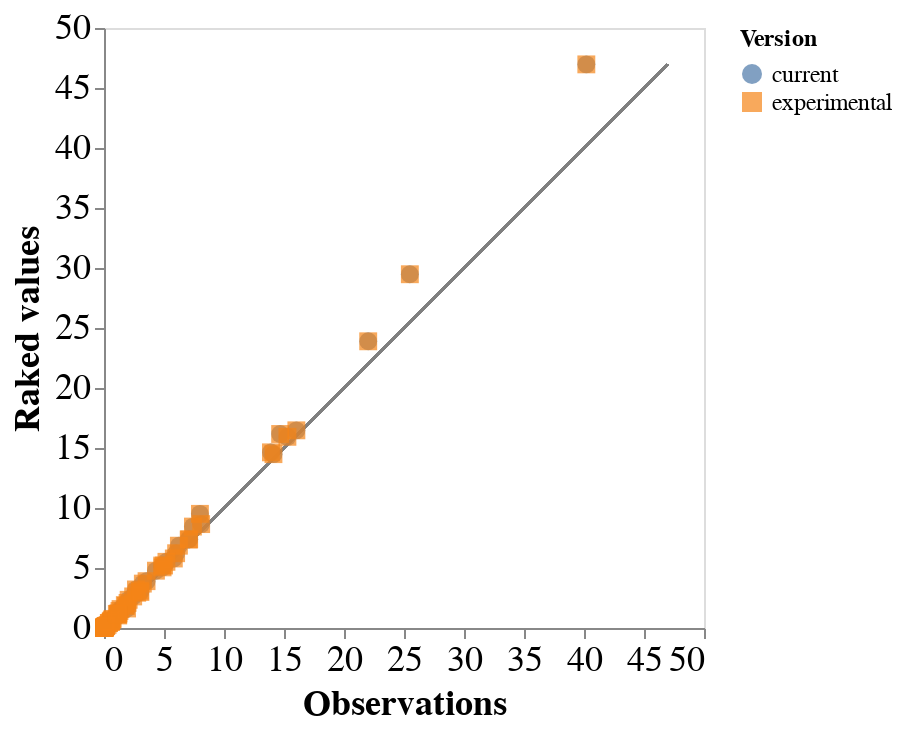

The notebook cell this image was saved under:
### Code cell
chart

### Figure 1 — Vega-Lite specification as saved in the notebook (floating-point values rounded to 4 significant figures; data arrays with more than 128 entries replaced by an {"elided": "..."} marker saying what was removed)
{"config": {"view": {"continuousWidth": 300, "continuousHeight": 300}, "axis": {"labelFontSize": 18, "titleFontSize": 18}, "legend": {"labelFontSize": 12, "titleFontSize": 12}}, "layer": [{"mark": {"type": "rule", "color": "grey"}, "encoding": {"x": {"type": "quantitative", "datum": {"expr": "param_13"}}, "x2": {"datum": {"expr": "param_14"}, "type": "quantitative"}, "y": {"type": "quantitative", "datum": {"expr": "param_15"}}, "y2": {"datum": {"expr": "param_16"}, "type": "quantitative"}}}, {"mark": {"type": "point", "filled": true, "size": 80}, "encoding": {"color": {"field": "version", "legend": {"title": "Version"}, "type": "nominal"}, "shape": {"field": "version", "legend": {"title": "Version"}, "type": "nominal"}, "x": {"axis": {"title": "Observations"}, "field": "value", "scale": {"domain": [{"expr": "param_13"}, {"expr": "param_14"}]}, "type": "quantitative"}, "y": {"axis": {"title": "Raked values"}, "field": "raked_value", "scale": {"domain": [{"expr": "param_15"}, {"expr": "param_16"}]}, "type": "quantitative"}}}], "data": {"name": "data-0e93c2355ffd550560f36b4743cdedb1"}, "params": [{"name": "param_13", "value": 0.00272}, {"name": "param_14", "value": 46.97}, {"name": "param_15", "value": 0.00272}, {"name": "param_16", "value": 46.97}], "$schema": "https://vega.github.io/schema/vega-lite/v5.20.1.json", "datasets": {"data-0e93c2355ffd550560f36b4743cdedb1": {"elided": "144 records"}}}
